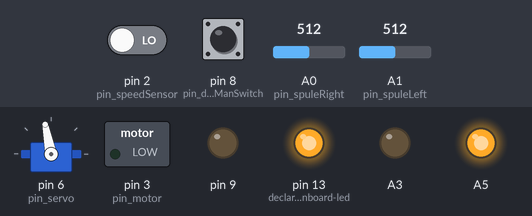
Bench run of a sketch on a simulated Arduino Uno, built with avr-gcc and run on an emulated ATmega328P. Parts: servo, switched loads named in the sketch (green lamp = pin HIGH), output pins drawn as LEDs (lit = HIGH). The test bench sets the inputs (shaded band); at power-on: pin 8 (pin_deadManSwitch) HIGH, pin 2 (pin_speedSensor) LOW, A0 (pin_spuleRight) = 512, A1 (pin_spuleLeft) = 512.

Above: at 1.2 s.
1.3 s: pin 8 (pin_deadManSwitch) pulled LOW for 1 s
At 1.45 s:
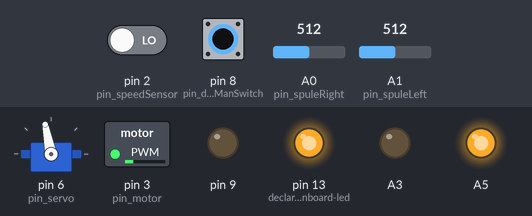
3.8 s: pin 8 (pin_deadManSwitch) pulled LOW for 3.2 s
At 5.15 s:
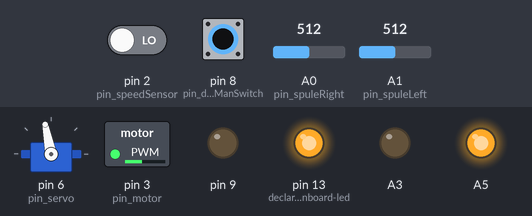
8.5 s: pin 2 (pin_speedSensor) driven HIGH and pin 8 (pin_deadManSwitch) driven LOW
At 11.05 s:
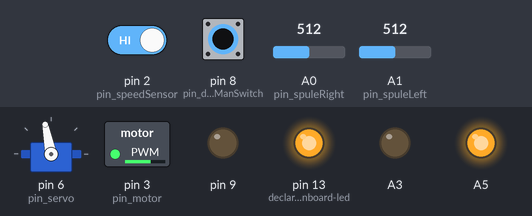
11.5 s: A0 (pin_spuleRight) set to 390
At 14.47 s:
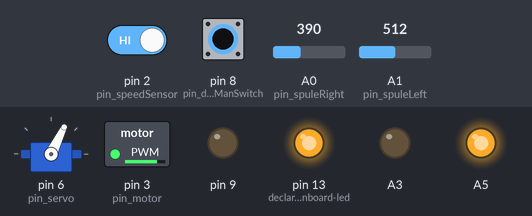
14.5 s: A1 (pin_spuleLeft) set to 716
At 17.47 s:
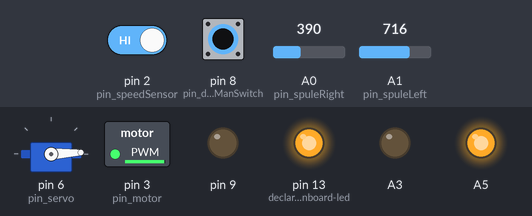
17.5 s: A0 (pin_spuleRight) set to 716
At 18.9 s:
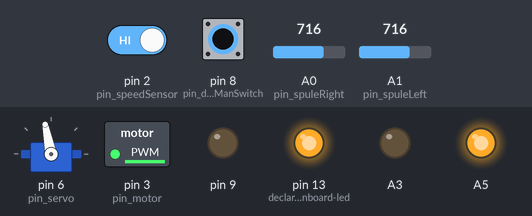
Timing chart, 0 to 20.0 s (numbered marks = the images above; inputs shaded):
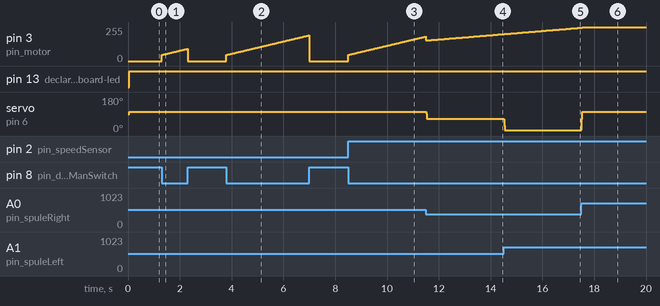

The sketch:

E-Auto.ino
```cpp
//
// Speed 3 & p=2,i=0,d=0 WORKS!
//
//	TODO: directionControl kleiner Fehler => schnell, großer Fehler => langsam
//

#include <Servo.h>
#include <string.h>
#include <math.h>
#include "DirectionControl.h"
#include "SpeedSensor.h"
#include "motorControl.h"

// pin declaration
// do NOT use DigitalOut 0 & 1 (reserved for Serial)
const int pin_servo = 6;			//pin for steering control
const int pin_motor = 3;			//pin for motor control
const int pin_deadManSwitch =  8;	//dead man swich pin
const int pin_spuleLeft = A1;		//Left resonant circuit
const int pin_spuleRight = A0;		//Right reso nant circuit
const int pin_speedSensor = 2;		//Input signal for speed sensor signal; Pin2: INT0

//init global variables and objects
const int directionCenter = 0;
const int directionMaxValue = 400;
const int directionMinValue = -400;

const int directionServoCenter = 101;	//Center level for directionServo
const int directionServoMaxValue = 180;	// 101+70 = 171
const int directionServoMinValue = 0;	// actually 101-70 = 31
const int ofTrackDetectionLevel = 0;// minValue for off-track detection

DirectionControl directionControl = DirectionControl(
	pin_servo,																	// Servo-Pin
	{directionMaxValue,directionMinValue,directionCenter},						// directionParamSet
	{ 0.30, 0.0, 0.0, directionCenter, directionServoCenter, 0, directionServoMinValue, directionServoMaxValue }		// pidParamSet
	// p=0.3!
);

const double idleSpeed = 0;			//Speed setpoint for idle
#define LOW_SPEED 8.0	// SAFE: 8.0 & 20.0
#define HIGH_SPEED 23.0 //
MotorControl motorControl = MotorControl(pin_deadManSwitch, pin_motor, {2.0, 2.0, 0, LOW_SPEED, 0, 0, 5, 253});	// Works well
// These values are also okay: {5.0, 5.0, 0, 0, 0, 0, 5, 253}

SpeedSensor speedSens = SpeedSensor(pin_speedSensor);

unsigned long lastMicros = 0;

#define FILTER_LEN 32
int rawValArray[FILTER_LEN];
int rawValArray_left[FILTER_LEN];
int rawValArray_right[FILTER_LEN];
int center_average;

void setup()
{
	staticInitCode();	//this function call must not be removed
	//debugging
	Serial.begin(9600); // for serial logging
	pinMode(LED_BUILTIN, OUTPUT);  // declare onboard-led (indicates "on track")

	directionControl.setup();
	//directionControl.testServo();


	motorControl.setup();
	speedSens.setup();

	#define CALIB_LEN 32										// Calibration
	int calibArray[CALIB_LEN];									//
	int sensor_left;											//
	int sensor_right;											//
	for (int i = 0; i<CALIB_LEN; i++)							//
	{															//
		sensor_left = analogRead(pin_spuleLeft);				// Direction-Sensor
		sensor_right = analogRead(pin_spuleRight);				// Werte auslesen
		calibArray[i] = sensor_left - sensor_right;				//
		delay(1);
	}
	center_average = getAverageInt(calibArray, CALIB_LEN);				//
	//directionControl.updateCenterPos(center_average);					//
	pinMode(A5, OUTPUT);
	pinMode(A3, OUTPUT);
	digitalWrite(A5, HIGH);
	digitalWrite(A3, LOW);

	motorControl.setSpeed(LOW_SPEED);
	motorControl.setState(MOTOR_STATES::RUN);	// Start motor
	//motorControl.softStart(10.0, &speedSens);
}

/**
 * Main loop
 */
void loop()
{
	static unsigned long startMicros = micros();
#define MULT 1
	//directionControl.set_p(static_cast<double>(analogRead(A4))/511.0);
	//Serial.println(static_cast<double>(analogRead(A4)) / 511.0);
	static byte index = 0;													// Direction-Sensor
	int sensor_left = MULT*analogRead(pin_spuleLeft);							// Werte auslesen
	int sensor_right = MULT*analogRead(pin_spuleRight);							//
	rawValArray[index] = (sensor_left-sensor_right);						//
	rawValArray_left[index] = sensor_left;									//
	rawValArray_right[index] = sensor_right;								//
	index = (index + 1)  % FILTER_LEN;										//
	int average = getAverageInt(rawValArray, FILTER_LEN) - center_average;	//
	int averageLeft = getAverageInt(rawValArray_left, FILTER_LEN);			//
	int averageRight = getAverageInt(rawValArray_right, FILTER_LEN);		//

	if (averageLeft < 15 && averageRight < 15)	// old values left<15 && right<15 new left<1 right<1
	{
		motorControl.setState(MOTOR_STATES::STOP);		// Off track
		digitalWrite(LED_BUILTIN, LOW);
	}
	else
	{
		motorControl.setState(MOTOR_STATES::RUN);
		digitalWrite(LED_BUILTIN, HIGH);
	}

	/*
	if (averageLeft < 20 && averageRight < 20)
	{
		motorControl.setState(MOTOR_STATES::STOP);		// Off track
		digitalWrite(LED_BUILTIN, LOW);
	}
	else
	{
		motorControl.setState(MOTOR_STATES::RUN);
		digitalWrite(LED_BUILTIN, HIGH);
		if (averageLeft < 35 && averageRight < 100)
		{
			// Unter Spule right
			if (averageLeft-averageRight > 0)
			{
				average = -200;
			}
		}
		else if (averageRight < 35 && averageLeft < 100)
		{
			// Unter Spule left
			if (averageLeft-averageRight < 0)
			{
				average = 200;
			}
		}

	}
	*/
	/*
	int max = getAbsMaxInt(rawValArray, FILTER_LEN);		// Off-Track Detection
	if (max<6)											//
	{														//	TODO:
		digitalWrite(LED_BUILTIN, HIGH);					//  Try to measure both levels
	}														//  induvidually
	else													//
	{														//
		digitalWrite(LED_BUILTIN, LOW);						//
	}
	*/

	//Serial.print(sensor_left);
	//Serial.print(",");
	//Serial.print(averageLeft);
	//Serial.print(",");
	//Serial.print(sensor_right);
	//Serial.print(",");
	//Serial.print(averageRight);
	//Serial.print(",");
	//Serial.println(average);

	/*
	double new_Speed = static_cast<double>(average - center_average) / 200.0*10.0;
	//Serial.print((average - center_average));
	//Serial.print(",");
	//Serial.print(new_Speed);
	//Serial.print(",");
	if (new_Speed<0)
	{
		new_Speed *= -1;
	}
	new_Speed = 30 - new_Speed;
	motorControl.setSpeed(new_Speed);
	//Serial.print(new_Speed);
	//Serial.println("");
	*/

	//double diff = static_cast<double>(average);
	int max = getAbsMaxInt(rawValArray, FILTER_LEN);
	if (max > 60)	// old value 50 new 15 // test 60
	{
		motorControl.setSpeed(LOW_SPEED);
	}
	else
	{
		motorControl.setSpeed(HIGH_SPEED);	// old value 20 new 15
	}

	motorControl.updateController(speedSens.getSpeed());			// Regler Updaten
	//motorControl.setDuty(60);
	directionControl.updateController(average);	// old *1 new *10
	motorControl.updateMotor();										//
	directionControl.updateDirection();								//


	//Serial.println(directionControl.getDirection());		// Debug
	//Serial.println(average);								//
	//Serial.print("Speed: ");								//
	//Serial.println(speedSens.getSpeed());					//
	//Serial.println("\nSoll:");							//
	//Serial.println(30.0*reltime / 3000.0);				//

	//delay(15);
}

/**
 * The main speed interrupt handler
 */
void speedInterrupt()
{
	unsigned long newMicros = micros();
	speedSens.interrupt(newMicros - lastMicros);
	lastMicros = newMicros;
}

/**
 * Gibt den Durschnitt des Arrays zurück
 */
double getAverage(unsigned long *buff, int len)
{
	double avg = 0.0;
	for (int i = 0; i<len; i++)
	{
		avg += (double)buff[i] / len;
	}
	return avg;
}


int getAverageInt(int *buff, int len)
{
	long avg = 0;
	for (int i = 0; i < len; i++)
	{
		avg += buff[i];
	}
	return avg/len;
}

int getAbsMaxInt(int *buff, int len)
{
	int max = 0;
	for (int i = 0; i < len; i++)
	{
		if (max < buff[i] || buff[i] < ((-1)*max))
		{
			max = buff[i];
			if (max < 0)
			{
				max *= -1;
			}
		}
	}
	return max;
}


/**
 * The following code must not be changed
 */
void staticInitCode()
{
	pinMode(pin_deadManSwitch, INPUT_PULLUP);	//Set pullup for dead man switch
	pinMode(9, OUTPUT);
	digitalWrite(9, LOW);
}
```

DirectionControl.cpp
```cpp
#include "DirectionControl.h"
#include "Arduino.h"


DirectionControl::DirectionControl (
	int servoPinIn, directionParameterSet directionParameters, pidParameterSet pidParameters)
	: controller(pidParameters), servoPin(servoPinIn)
{

}

DirectionControl::~DirectionControl() {}

void DirectionControl::setup()
{
	directionServo.attach(servoPin);
}

//void DirectionControl::updateCenterPos(int newCenter)
//{
//	centerPos = newCenter;
//	controller.setSoll(static_cast<double>(centerPos));
//}

void DirectionControl::set_p(double p)
{
	controller.setP(p);
}

const int deadManSwitchPin = 8;

void DirectionControl::updateController(int is)	// is   [-1023, 1023]
{
	if (digitalRead(deadManSwitchPin))
	{
		controller.resetIntegrator();
		controller.calcOutput(static_cast<double>(is) / 1.0);
		currentDirection = 101;
	}
	else
	{
		double new_direction;
		new_direction = controller.calcOutput(static_cast<double>(is) / 1.0);
		currentDirection = static_cast<int>(new_direction);
		//Serial.print(is);
		//Serial.print(",");
		//Serial.println(new_direction);
	}
}

int DirectionControl::getDirection()
{
	return currentDirection;
}

void DirectionControl::updateDirection()
{
	directionServo.write(currentDirection);
}

void DirectionControl::testServo()
{
	//const double T = 100000000.0;
	//double reltime = fmod(micros() - startMicros, T);
	//if (reltime < T / 2)
	//{
	//	//motorControl.setDuty(150.0*reltime / T);
	//	motorControl.setSpeed(30.0* reltime / T + 10);
	//}
	//else
	//{
	//	//motorControl.setDuty(150.0* (T-reltime) / T);
	//	motorControl.setSpeed(30.0* (T-reltime) / T + 10);
	//}


	const long T = 5000000;									// Triangle wave
	int pos;												// with Period T = 2s,
	//long reltime = (micros() - startMicros) % T;			// amplitude between [0, 180]
	//if (reltime < T / 2)									//
	//{														//
	//	pos = map(reltime, 0, T/2, 0, 180);					//
	//}														//
	//else													//
	//{														//
	//	pos = map(T-reltime, 0, T/2, 0, 180);				//
	//}

	//
	//	Gerade bei pos = 101s
	//

	directionServo.write(-70);
	delay(100);
	directionServo.write(70);
	delay(100);
	//pos = map(analogRead(pin_test), 0, 1023, 0, 180);
	pos = 101;
	Serial.println("Servo Test!");
	directionServo.write(pos);
}
```

DirectionControl.h
```cpp
#pragma once

#include "PID.h"
#include <Servo.h>

struct directionParameterSet
{
  int maxPos, minPos, centerPos;
};

class DirectionControl
{
public:
	DirectionControl(int,directionParameterSet,pidParameterSet);
	~DirectionControl();

	int getDirection();

	void updateDirection();
	void updateController(int);
	void testServo();
	void setup();
	Servo directionServo;

	//void updateCenterPos(int);
	void set_p(double p);
private:
	PID controller;

	int servoPin;
	int centerPos;	// ~= 0
	int maxPos;		// Werte an der Spule
	int minPos;		// Werte an der Spule

	int currentDirection;	// Servo position (0-180)
};
```

PID.cpp
```cpp
#include "PID.h"
#include "Arduino.h"

PID::PID(pidParameterSet parameterIn)
{
	this->p = parameterIn.p;
	this->i = parameterIn.i;
	this->d = parameterIn.d;
	this->soll = parameterIn.soll;
	this->base = parameterIn.base;				// Zeittakt für PID, Zeitintervall zwischen Berechnungszeitpunkten
	this->antiWindup = parameterIn.antiWindup;	// Letzter Wert des Integrals, wenn die Stellgroeße das Maximum erreicht hat.
	this->outMin = parameterIn.outMin;			// Lower limit for output
	this->outMax = parameterIn.outMax;			// Upper limit for output
}

PID::~PID() {}

double PID::calcOutput(double input)
{
	double currentError = soll - input;

	unsigned long newMicros = micros();					// Get time since last call of this function
	double time_delta = (newMicros - lastMicros)/1e6;	//
	lastMicros = newMicros;								//

	antiWindup = integral;								// Save old integral value
	integral += time_delta * currentError;				// Update integral

	double output = base;
	output += p*currentError;							// Calculate new output
	output += i*integral;								//
	output += d*(currentError-lastError)/time_delta;	//

	if (output < outMin)								// Output has to be bounded
	{													// between outMin & outMax
		integral = antiWindup;							//
		output = outMin;								//
	}													//
	if (output > outMax)								//
	{													//
		integral = antiWindup;							//
		output = outMax;								//
	}													//

	lastError = currentError;							// Save currentError for differential calculation in next call

	//Serial.print(input);
	//Serial.print(",");
	//Serial.println(output);
	return output;
}

/**
 * Returns the center output value of the PID
 * See PID.h for explanation
 */
double PID::getBase()
{
	return base;
}

 void PID::setP(double new_p)
 {
	 this->p = new_p;
 }

void PID::resetIntegrator()
{
	integral = 0;
}

void PID::setSoll(double soll)
{
	this->soll = soll;
}
```

PID.h
```cpp
#pragma once

struct pidParameterSet
{
  double p, i, d, soll, base, antiWindup, outMin, outMax;
};


class PID
{
  public:
    PID(pidParameterSet);
    ~PID();

    void setSoll(double soll);
    void resetIntegrator();
    double calcOutput(double input);
    double getBase();
	void setP(double new_p);

  private:
    double lastError, integral;
    double p, i, d;
	double outMin = 0, outMax = 255, soll, base;
	/*
	 * Base is the center output value of the PID
	 * Example: Direction Control
	 * If no integral part is used and error is 0, the car should go straight forward
	 * and the servo should be set to 101 (=base).
	 **/

	unsigned long lastMicros = 0;
    double antiWindup;

};
```

SpeedSensor.cpp
```cpp
#include "SpeedSensor.h"
#include "Arduino.h"

unsigned long SpeedSensor::MIN_INT = 15385;
extern double getAverage(unsigned long *buff, int len);

SpeedSensor::SpeedSensor(int speedSendPinIn) : speedSendPin(speedSendPinIn)
{

}

SpeedSensor::~SpeedSensor() {}

void SpeedSensor::setup()
{
	pinMode(speedSendPin, INPUT);
	attachInterrupt(digitalPinToInterrupt(speedSendPin), speedInterrupt, RISING);
}

/**
 * This function gets called by the main interrupt handler in E-Auto.ino
 */
void SpeedSensor::interrupt(unsigned long microseconds)
{
	//if(microseconds > MIN_INT)
	//	currentSpeed = 1000000.0 / (double)microseconds;

	static byte index = 0;

	if (microseconds > MIN_INT)		// if microseconds is smaller than MIN_INT
	{								// discard the value as it must be a glitch
		lastTurn = microseconds;
		rawValArray[index] = microseconds;
		index =	(index+1) % 8;
	}
}

/**
 * Returns current state
 * Use: ???
 */
bool SpeedSensor::getState()
{
	return state;
}

/**
 * return current speed
 */
double SpeedSensor::getSpeed()
{
	// An option here would be to check if micros()-lastmicros > lastTurn
	//		=> then returning 1e6/(micros()-lastmicros) or averaging with this value
	// or else returning the average as below
	// This would account for either really slow rotational speed or a still standing car
	// !Also, check if micros()-lastmicros is bigger than an even bigger value than 5e5 to define speed 0!

	if (micros() - lastMicros < 5e5)	// 5e5µs is about 0.5 turns/sec
	{
		currentSpeed = 1e6/getAverage(rawValArray, arraySize);	// Average
		//currentSpeed = 1e6 / lastTurn;						// Instantaneous
		return currentSpeed;
	}
	else
	{
		return 0.0;
	}
}
```

SpeedSensor.h
```cpp
#pragma once

#include <Arduino.h>
#include <limits.h>

extern void speedInterrupt();
extern unsigned long lastMicros;

class SpeedSensor
{
  public:
    SpeedSensor(int);
    ~SpeedSensor();

    void interrupt(unsigned long microseconds);
    bool getState();
    double getSpeed();
    void setup();

	static unsigned long MIN_INT;

  private:
    int speedSendPin;


    bool state = false;
	unsigned long rawValArray[8] = { ULONG_MAX, ULONG_MAX, ULONG_MAX, ULONG_MAX, ULONG_MAX, ULONG_MAX, ULONG_MAX, ULONG_MAX };
    int arraySize = 8;
    unsigned long lastTurn = 0;
    unsigned long avgPos = 0;
    unsigned long avgVal = 0;
    unsigned int initOk = 0;
    double currentSpeed = 0;	// in u/s (Umdrehung/sec)
};
```

motorControl.cpp
```cpp
#include "motorControl.h"
#include "Arduino.h"

MotorControl::MotorControl(unsigned int deadManSwitchPinIn,unsigned int motorPinIn,pidParameterSet pidParameters)
	: controller(pidParameters), deadManSwitchPin(deadManSwitchPinIn), motorPin(motorPinIn)
{ }

/**
 * This function must not be changed
 */
void MotorControl::setup()
{
	pinMode(motorPin, OUTPUT);
	setState(MOTOR_STATES::STOP);
}

void MotorControl::softStart(double speed, SpeedSensor *sens)
{
	controller.setSoll(speed);
	double currentSpeed = sens->getSpeed();
	for (int i = 0; i < 255 && currentSpeed < speed; i++)
	{
		setDuty(i);
		updateMotor();
		//controller.resetIntegrator();
		controller.calcOutput(currentSpeed);
		//Serial.print("i: ");
		//Serial.println(i);
		//Serial.print("Speed: ");
		//Serial.println(currentSpeed);
		currentSpeed = sens->getSpeed();
		delay(5);
	}
}


/**
 * Set the new wanted speed
 * speedSetpoint =^= rotational speed in turns/sec
 */
void MotorControl::setSpeed(double speedSetpoint)
{
	controller.setSoll(speedSetpoint);
}

/**
 * Update the controller with the new current speed
 */
void MotorControl::updateController(double currentSpeed)
{
	if (digitalRead(deadManSwitchPin))		// If the car stands still (due to deadman switch),
	{										// reset the integral.
		controller.resetIntegrator();		// This prevents a rough starting of the car
	}										// due to old integral values
	motorDuty = (int)round(controller.calcOutput(currentSpeed));
}

/**
 * This function must not be changed
 */
void MotorControl::updateMotor(void)
{
	if(motorState == MOTOR_STATES::RUN  && !digitalRead(deadManSwitchPin))
	{
		analogWrite(motorPin, motorDuty);
	}
	else
	{
		analogWrite(motorPin, 0);	//Stop motor
	}
}

/**
 * This function must not be changed
 */
void MotorControl::setState(MOTOR_STATES stateIn)
{
	if(motorState != stateIn)
	{
		motorState = stateIn;
		if(motorState == MOTOR_STATES::RUN)
		{
			controller.resetIntegrator();
		}
		updateMotor();	//update Motor in case of a state change
	}
}

/**
 * Manual override of the PID-output values
 */
void MotorControl::setDuty(int duty)
{
	motorDuty = duty;
}
```

motorControl.h
```cpp
#pragma once

#include "PID.h"
#include "SpeedSensor.h"

enum class MOTOR_STATES{ STOP, RUN };

class MotorControl
{
  public:

    MotorControl(unsigned int, unsigned int, pidParameterSet);
    void setSpeed(double);
    void updateMotor(void);
    void setState(MOTOR_STATES);
    void updateController(double);
    void setup();
	void softStart(double speed, SpeedSensor *sens);

	void setDuty(int duty);	// Only for testing

  private:
    unsigned int motorPin;
    unsigned int deadManSwitchPin;
    int motorDuty;
    PID controller;
    MOTOR_STATES motorState = MOTOR_STATES::STOP;
};
```

Measured:
- after the input at 1.3 s, pin 3 (pin_motor): rises from 0/255 to 92/255 in 0.99 s, then falls to 0/255 in 0.01 s
- after the input at 3.8 s, pin 3 (pin_motor): rises from 0/255 to 193/255 in 3.2 s, then falls to 0/255 in 0.02 s
- after the input at 8.5 s, pin 3 (pin_motor): moves from 0/255 to 184/255 over 3.0 s, starting at once
- after the input at 11.5 s, servo on pin 6 (pin_servo): 101° → 64° at once
- after the input at 14.5 s, servo on pin 6 (pin_servo): 64° → 3° at once
- after the input at 17.5 s, servo on pin 6 (pin_servo): 3° → 101° at once
